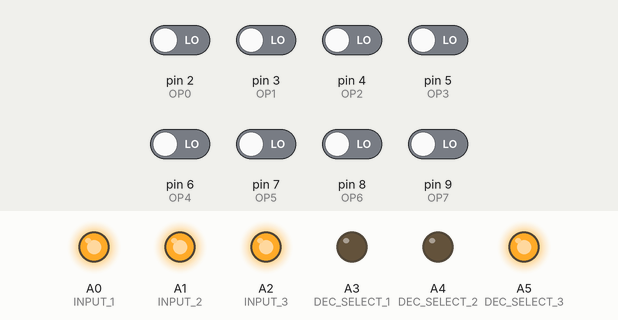
Recording of a sketch running on a simulated Arduino Uno, built with avr-gcc and run on an emulated ATmega328P. Parts: output pins drawn as LEDs (lit = HIGH). Inputs (shaded band) come from the test bench; at power-on: pin 2 (OP0), pin 3 (OP1), pin 4 (OP2), pin 5 (OP3), pin 6 (OP4), pin 7 (OP5), pin 8 (OP6), pin 9 (OP7) LOW. What the sketch prints to the serial monitor is not drawn.

Above: at 0.3 s.
Timing chart, 0 to 1.8 s (numbered marks = the images above):
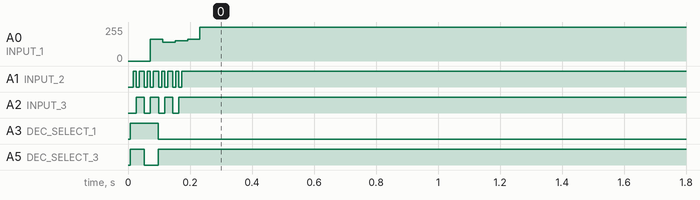

Measured:
- by itself, A0 (INPUT_1): 0/255 → 255/255 at 0.07 s
- by itself, A1 (INPUT_2): alternates HIGH for 0.01 s and LOW for 0.01 s, 15 changes in all, then stays HIGH
- by itself, A2 (INPUT_3): alternates HIGH for 0.03 s and LOW for 0.02 s, 7 changes in all, then stays HIGH
- by itself, A3 (DEC_SELECT_1): LOW → HIGH at 0.01 s, → LOW 0.09 s later
- by itself, A5 (DEC_SELECT_3): LOW → HIGH at 0.01 s, → LOW 0.04 s later, → HIGH 0.05 s later

The sketch:

DemuxController.ino
```cpp
/*
 * @brief   Demux Controller
 * @details This script controlls the HKB board input selects
 *          and enables.
 *          This script can be used to test the
 *          SN74LVC138A-EP 3-Line to 8-Line Decoder/Demultiplexer.
 * @author  R. Mueller
 */

/**
 * Configuration.
 * Set connected Arduino pins accordingly.
 */
static const uint8_t DEC_SELECT_3 = A5;
static const uint8_t DEC_SELECT_2 = A4;
static const uint8_t DEC_SELECT_1 = A3;

static const uint8_t INPUT_3 = A2;
static const uint8_t DEC_C = INPUT_3;
static const uint8_t INPUT_2 = A1;
static const uint8_t DEC_B = INPUT_2;
static const uint8_t INPUT_1 = A0;
static const uint8_t DEC_A = INPUT_1;

static const uint8_t OP0 = 2;
static const uint8_t OP1 = 3;
static const uint8_t OP2 = 4;
static const uint8_t OP3 = 5;
static const uint8_t OP4 = 6;
static const uint8_t OP5 = 7;
static const uint8_t OP6 = 8;
static const uint8_t OP7 = 9;

// This is the 3.3V analog value for an Arduino with a 5V reference.
// When using an Arduino with 3.3V normal voltage, simply use the highest analog value!
static const int analogHigh = round(3.3/5.0 * 255.0);
static const int aH = analogHigh;

bool runOnce = true;

void setup() {
  Serial.begin(115200);
  Serial.println("Setting up demultiplexer test.");

  Serial.println("Setting up output (decoder input) pins.");
  pinMode(DEC_SELECT_3, OUTPUT);
  pinMode(DEC_SELECT_2, OUTPUT);
  pinMode(DEC_SELECT_1, OUTPUT);
  pinMode(INPUT_3, OUTPUT);
  pinMode(INPUT_2, OUTPUT);
  pinMode(INPUT_1, OUTPUT);
}

// the loop function runs over and over again forever
void loop() {
  if(runOnce) {
    Serial.println();
    Serial.println("###########################");
    Serial.println("Dec3 Test 1");
    Serial.println("###########################");
    enableDec3();
    checkAllOutputs();
    Serial.println();
    Serial.println("###########################");
    Serial.println("Dec3 Test 2");
    Serial.println("###########################");
    enableDec2Dec3();
    checkAllOutputs();
    Serial.println();
    Serial.println("###########################");
    Serial.println("Dec3 Test Dec1Dec4 Enabled");
    Serial.println("###########################");
    enableDec1Dec4();
    checkAllOutputs();
    Serial.println();
    Serial.println("###########################");
    Serial.println("Dec3 Test Dec2 Enabled");
    Serial.println("###########################");
    enableDec1Dec4();
    checkAllOutputs();

    runOnce = false;
  }
}

void checkAllOutputs() {
  Serial.print("Output 0:");
  selectInputY0();
  getOutputStateBrief();
  Serial.print("Output 1:");
  selectInputY1();
  getOutputStateBrief();
  Serial.print("Output 2:");
  selectInputY2();
  getOutputStateBrief();
  Serial.print("Output 3:");
  selectInputY3();
  getOutputStateBrief();
  Serial.print("Output 4:");
  selectInputY4();
  getOutputStateBrief();
  Serial.print("Output 5:");
  selectInputY5();
  getOutputStateBrief();
  Serial.print("Output 6:");
  selectInputY6();
  getOutputStateBrief();
  Serial.print("Output 7:");
  selectInputY7();
  getOutputStateBrief();
}
```

DecSelect.ino
```cpp
// HK Board specific
// This will be the default enable function for most applications
void enableDec1Dec4() {
  analogWrite(DEC_SELECT_3, aH);
  analogWrite(DEC_SELECT_2, 0);
  analogWrite(DEC_SELECT_1, 0);
}

// only enable dec3
void enableDec3() {
  analogWrite(DEC_SELECT_3, aH);
  analogWrite(DEC_SELECT_2, 0);
  analogWrite(DEC_SELECT_1, aH);
}

// only enable dec2
void enableDec2() {
  analogWrite(DEC_SELECT_3, 0);
  analogWrite(DEC_SELECT_2, aH);
  analogWrite(DEC_SELECT_1, aH);
}

void enableDec2Dec3() {
  analogWrite(DEC_SELECT_3, 0);
  analogWrite(DEC_SELECT_2, 0);
  analogWrite(DEC_SELECT_1, aH);
}
```

InputSelect.ino
```cpp
void selectInputY0() {
  analogWrite(DEC_A, 0);
  analogWrite(DEC_B, 0);
  analogWrite(DEC_C, 0);
}

void selectInputY1() {
  analogWrite(DEC_C, 0);
  analogWrite(DEC_B, 0);
  analogWrite(DEC_A, aH);
}

void selectInputY2() {
  analogWrite(DEC_C, 0);
  analogWrite(DEC_B, aH);
  analogWrite(DEC_A, 0);
}

void selectInputY3() {
  analogWrite(DEC_C, 0);
  analogWrite(DEC_B, aH);
  analogWrite(DEC_A, aH);
}

void selectInputY4() {
  analogWrite(DEC_C, aH);
  analogWrite(DEC_B, 0);
  analogWrite(DEC_A, 0);
}

void selectInputY5() {
  analogWrite(DEC_C, aH);
  analogWrite(DEC_B, 0);
  analogWrite(DEC_A, aH);
}

void selectInputY6() {
  analogWrite(DEC_C, aH);
  analogWrite(DEC_B, aH);
  analogWrite(DEC_A, 0);
}

void selectInputY7() {
  analogWrite(DEC_C, aH);
  analogWrite(DEC_B, aH);
  analogWrite(DEC_A, aH);
}
```

OutputHelpers.ino
```cpp
void getOutputStateBrief() {
  String output = "Current output state: [";
  output += digitalRead(OP0);
  output += ", ";
  output += digitalRead(OP1);
  output += ", ";
  output += digitalRead(OP2);
  output += ", ";
  output += digitalRead(OP3);
  output += ", ";
  output += digitalRead(OP4);
  output += ", ";
  output += digitalRead(OP5);
  output += ", ";
  output += digitalRead(OP6);
  output += ", ";
  output += digitalRead(OP7);
  output += "]";
  Serial.println(output);
}

void getOutputState() {
  Serial.println("Current output state: ");
  pinState("Output 0", digitalRead(OP0));
  pinState("Output 1", digitalRead(OP1));
  pinState("Output 2", digitalRead(OP2));
  pinState("Output 3", digitalRead(OP3));
  pinState("Output 4", digitalRead(OP4));
  pinState("Output 5", digitalRead(OP5));
  pinState("Output 6", digitalRead(OP6));
  pinState("Output 7", digitalRead(OP7));
}

// Don't use this for digital pins!
void getOutputStateDetailed() {
  Serial.println("Current output state: ");
  pinStateDetailed("Output 1", analogRead(OP0));
  pinStateDetailed("Output 2", analogRead(OP1));
  pinStateDetailed("Output 3", analogRead(OP2));
  pinStateDetailed("Output 4", analogRead(OP3));
  pinStateDetailed("Output 5", analogRead(OP4));
  pinStateDetailed("Output 6", analogRead(OP5));
  pinStateDetailed("Output 7", analogRead(OP6));
  pinStateDetailed("Output 8", analogRead(OP7));
}

void pinState(const char* pinName, bool high) {
  Serial.print(pinName);
  if(high) {
    Serial.println(" is high");
  }
  else {
    Serial.println(" is low");
  }
}

void pinStateDetailed(const char* pinName, int analogValue) {
  Serial.print(pinName);
  Serial.print(": ");
  Serial.println(analogValue);
}
```
